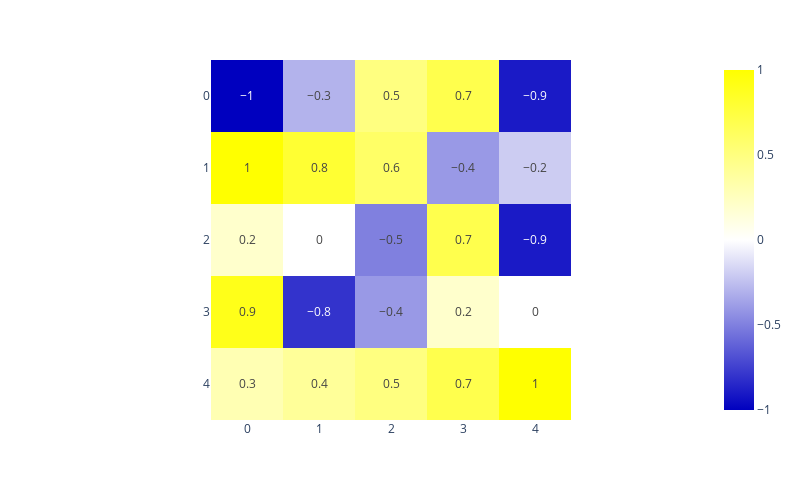

Notebook code for this chart:
### Code cell
# Set different diverging colorscheme from statworx colormaps
fig = px.imshow(corr, text_auto=True, color_continuous_scale=stwx_cmaps["stwx:BlYw_diverging"]) 

fig.update_layout(
    width=800,
    height=500,
)
fig.show()

### Figure 1 — Plotly figure (JSON) as saved in the notebook; plotly's stock layout.template omitted (floating-point values rounded to 4 significant figures; data arrays with more than 128 entries replaced by an {"elided": "..."} marker saying what was removed)
{"data": [{"coloraxis": "coloraxis", "hovertemplate": "x: %{x}<br>y: %{y}<br>color: %{z}<extra></extra>", "name": "0", "texttemplate": "%{z}", "type": "heatmap", "xaxis": "x", "yaxis": "y", "z": [[-1, -0.3, 0.5, 0.7, -0.9], [1, 0.8, 0.6, -0.4, -0.2], [0.2, 0, -0.5, 0.7, -0.9], [0.9, -0.8, -0.4, 0.2, 0], [0.3, 0.4, 0.5, 0.7, 1]]}], "layout": {"coloraxis": {"colorscale": {"elided": "256x2 mixed values"}}, "height": 500, "margin": {"t": 60}, "width": 800, "xaxis": {"anchor": "y", "constrain": "domain", "domain": [0, 1], "scaleanchor": "y"}, "yaxis": {"anchor": "x", "autorange": "reversed", "constrain": "domain", "domain": [0, 1]}}}
